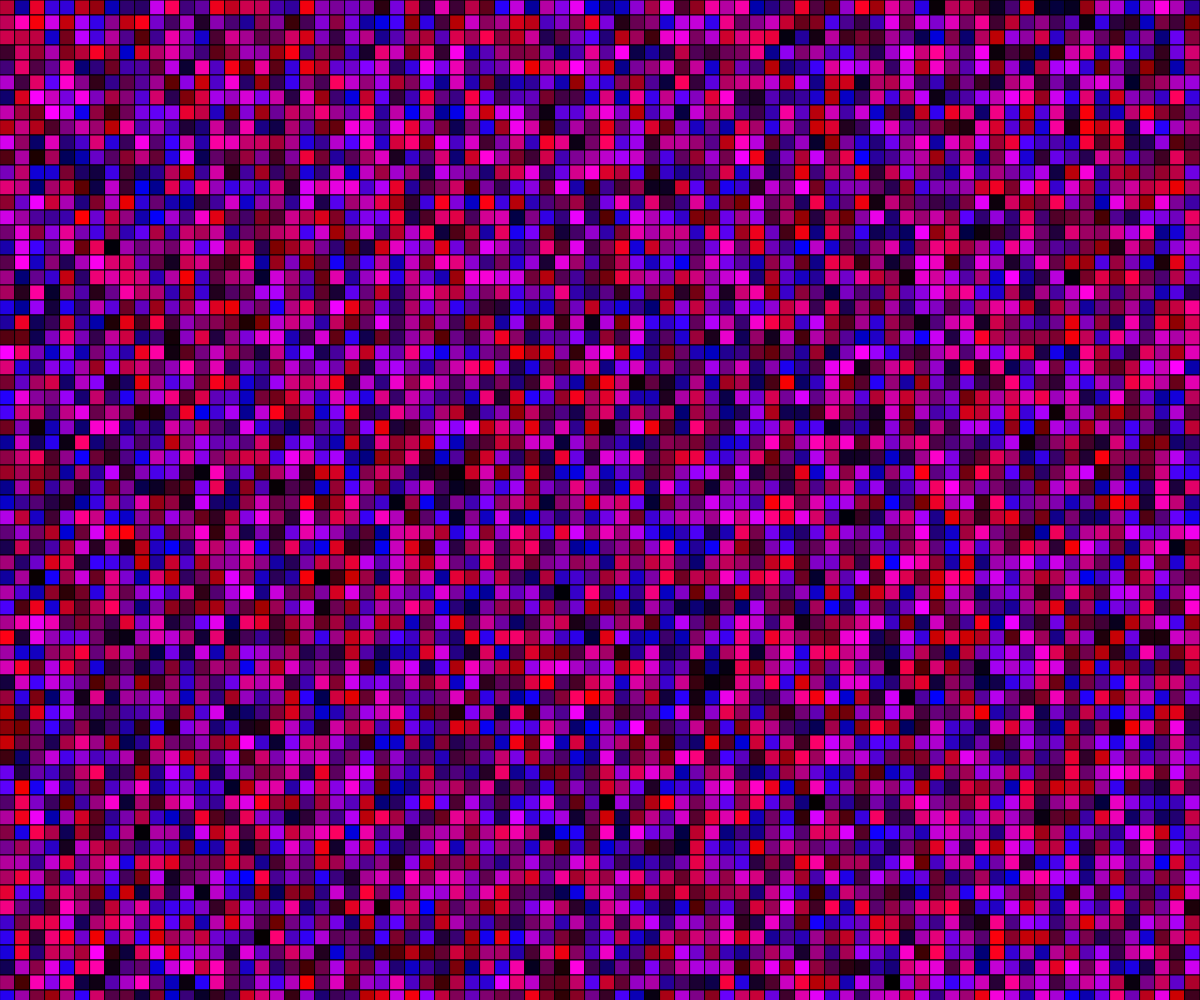
Frame 1 (no input)
Frame 60 (no input): identical to frame 1, image omitted
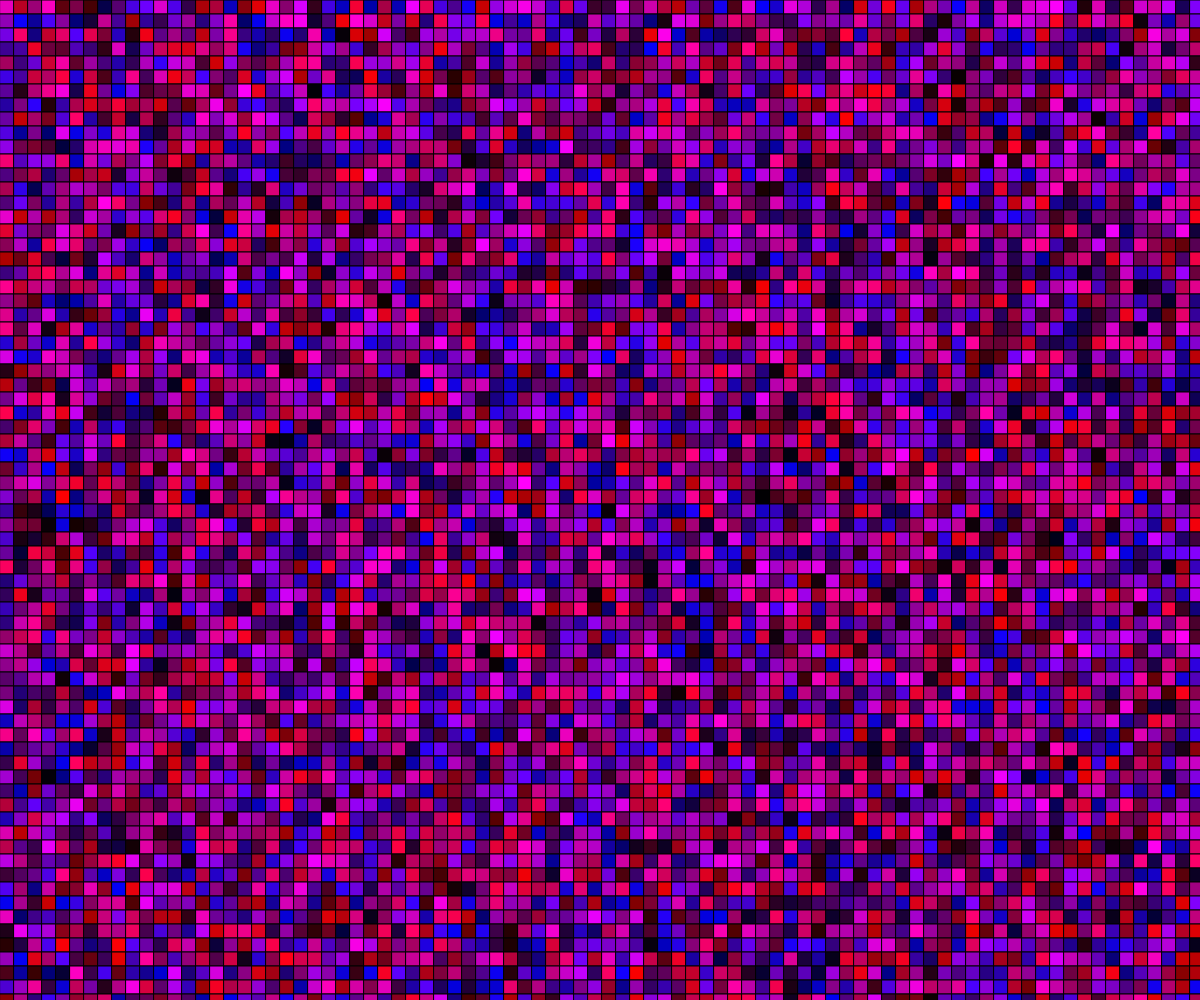
Frame 120 (the mouse pressed at the canvas centre since frame 60)

The p5.js sketch that drew these frames (run headless with seeded random() and noise() and a simulated clock; from frame 60 on, the mouse is pressed at the canvas centre):

// p5.js sketch
// ── sketch.js
// Multi-colored Grid
// Ben Schoenfeld
// May 12, 2022
//
//Design a grid that creates a very colorful grid
let SPACING = 15;


function setup() {
  createCanvas(windowWidth, windowHeight);
  drawGrid();
}

function draw() {
  //background(255);
colorRefresh();
}


function drawGrid() {
  //use a loop inside of another loop to get a set of (x, y) locations
  for (let x = 0; x < width; x += SPACING) { //repeat 5  (0,1,2,4)
    for (let y = 0; y < height; y += SPACING) {
      fill(random(255), 0, random(255));
      rect(x,y,SPACING);
    }
  }
}

function mousePressed(){
  //increase of decrease the size of the squares with mouse clicks
  if (mouseButton === LEFT && mouseIsPressed) {
    SPACING -= 1;
    print(SPACING);
  }
  if (mouseButton === CENTER && mouseIsPressed){
    SPACING += 1;
    print(SPACING);
  }
  drawGrid();
}

function colorRefresh(){
  //refresh the canvas with new colors
  if (key === " "  && keyIsPressed){
    drawGrid();  
    print("refreshed");
  }

}
